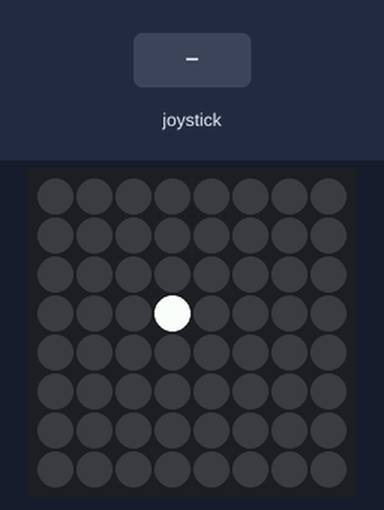
Bench run of a program on a simulated Raspberry Pi (BCM pin numbers) with a Sense HAT. Shown: the Sense HAT's 8×8 RGB LED matrix. The inputs (shaded band) are chosen by the test bench.

Above: at 1.2 s.
1.3 s: joystick pushed up
At 1.9 s:
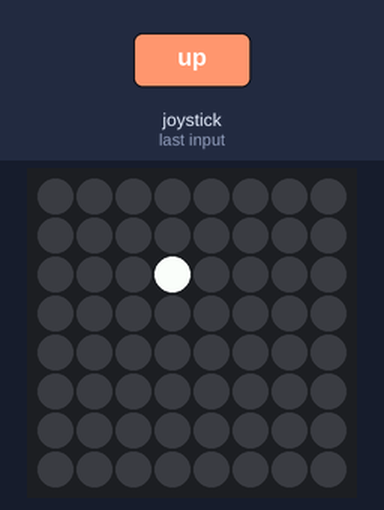
2.8 s: joystick pushed left
At 4.0 s:
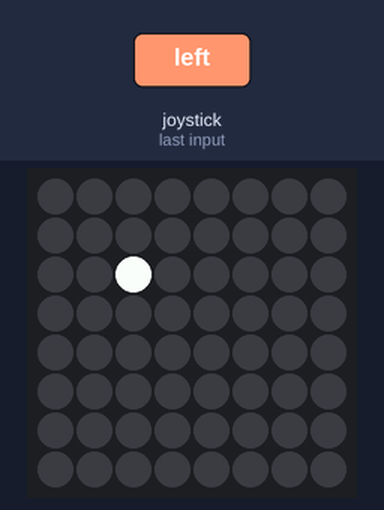
4.3 s: joystick pushed down
At 5.3 s:
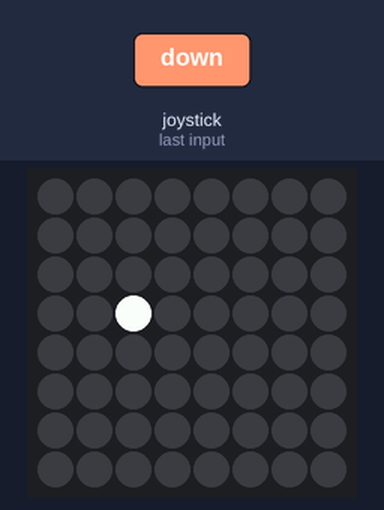
5.8 s: joystick pushed down
At 6.5 s:
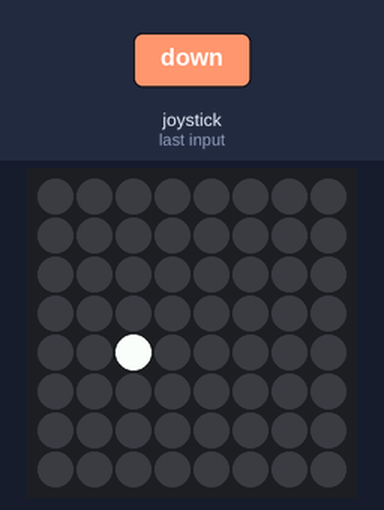
7.3 s: joystick pushed right
At 7.6 s:
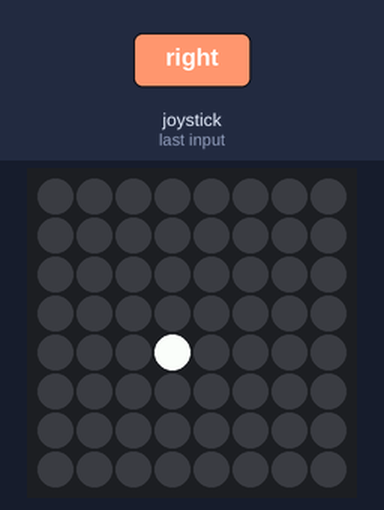
8.8 s: joystick pushed right
At 10.0 s:
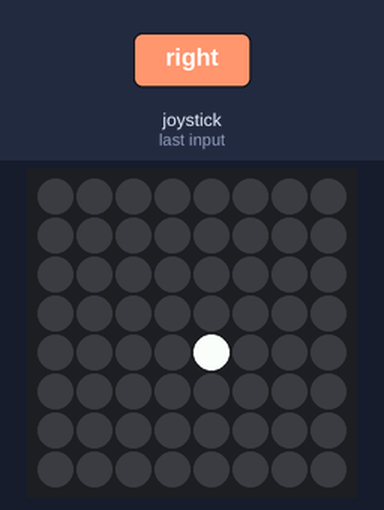
Timing chart, 0 to 11.3 s (numbered marks = the images above; inputs shaded):
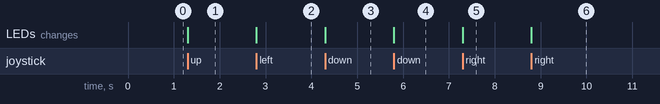

The program:

joystick.py
```python
#!/usr/bin/env python3
from sense_hat import SenseHat, ACTION_PRESSED, ACTION_HELD, ACTION_RELEASED
from signal import pause

x = 3
y = 3
sense = SenseHat()

def clamp(value, min_value=0, max_value=7):
    return min(max_value, max(min_value, value))

def pushed_up(event):
    global y
    if event.action != ACTION_RELEASED:
        y = clamp(y - 1)

def pushed_down(event):
    global y
    if event.action != ACTION_RELEASED:
        y = clamp(y + 1)

def pushed_left(event):
    global x
    if event.action != ACTION_RELEASED:
        x = clamp(x - 1)

def pushed_right(event):
    global x
    if event.action != ACTION_RELEASED:
        x = clamp(x + 1)

def refresh():
    sense.clear()
    sense.set_pixel(x, y, 255, 255, 255)

sense.stick.direction_up = pushed_up
sense.stick.direction_down = pushed_down
sense.stick.direction_left = pushed_left
sense.stick.direction_right = pushed_right
sense.stick.direction_any = refresh
refresh()
pause()
```

Measured:
- after the input at 1.3 s, the LEDs: change at once (image 1)
- after the input at 2.8 s, the LEDs: change at once (image 2)
- after the input at 4.3 s, the LEDs: change at once (image 3)
- after the input at 5.8 s, the LEDs: change at once (image 4)
- after the input at 7.3 s, the LEDs: change at once (image 5)
- after the input at 8.8 s, the LEDs: change at once (image 6)
